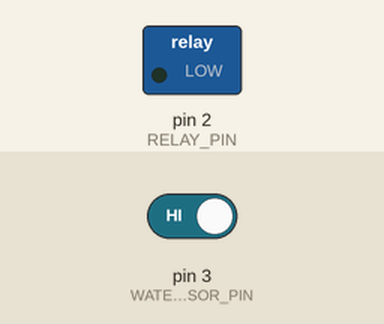
Recording of a sketch running on a simulated Arduino Uno, built with avr-gcc and run on an emulated ATmega328P. Parts: switched loads named in the sketch (green lamp = pin HIGH). The test bench sets the inputs (shaded band); at power-on: pin 3 (WATER_LEVEL_SENSOR_PIN) HIGH.

Above: at 2.8 s.
2.9 s: pin 3 (WATER_LEVEL_SENSOR_PIN) driven LOW
At 4.2 s:
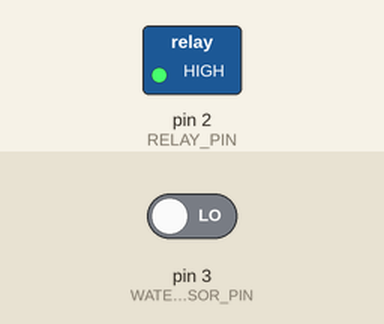
4.5 s: pin 3 (WATER_LEVEL_SENSOR_PIN) driven HIGH
At 5.8 s:
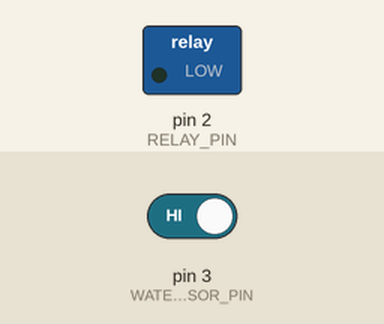
Timing chart, 0 to 7.5 s (numbered marks = the images above; inputs shaded):
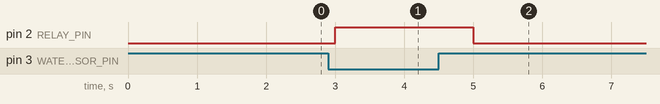

Measured:
- after the input at 2.9 s, pin 2 (RELAY_PIN): LOW → HIGH after 0.10 s
- after the input at 4.5 s, pin 2 (RELAY_PIN): HIGH → LOW after 0.50 s

The sketch:

Water_Pump.ino
```cpp
#define RELAY_PIN 2
#define WATER_LEVEL_SENSOR_PIN 3

void setup() {
  pinMode(RELAY_PIN, OUTPUT);
  digitalWrite(RELAY_PIN, LOW);
  pinMode(WATER_LEVEL_SENSOR_PIN, INPUT);
}

void loop() {
  int waterLevel = digitalRead(WATER_LEVEL_SENSOR_PIN);

  if (waterLevel == LOW) {

    digitalWrite(RELAY_PIN, HIGH);
  } else {

    digitalWrite(RELAY_PIN, LOW);
  }

  delay(1000);
}
```
